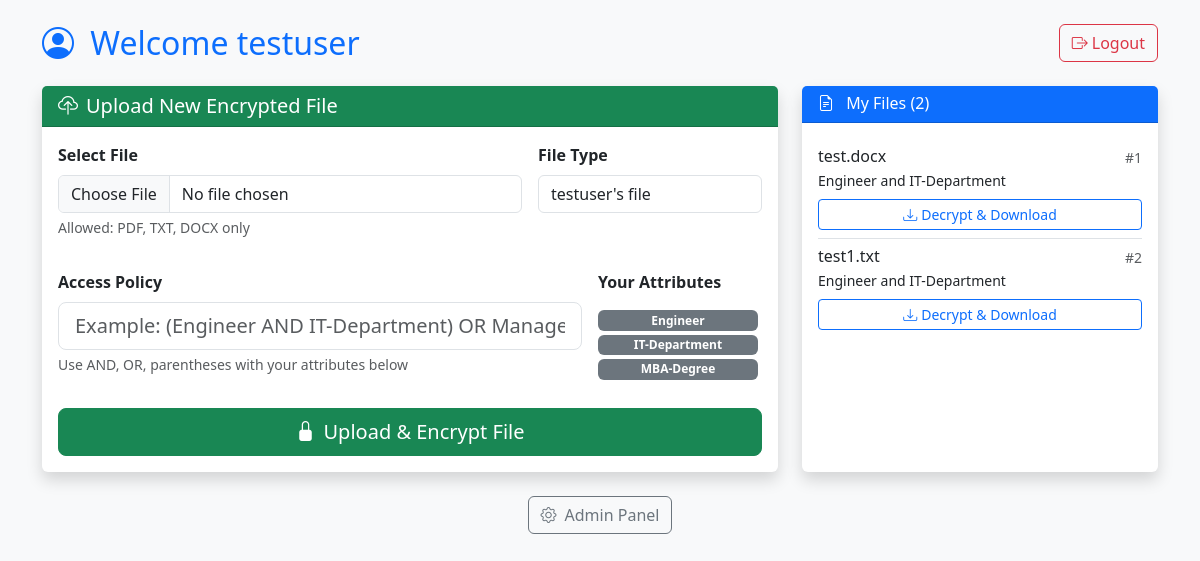
/user (signed in), run on the app's committed database.
### app1.py (models this page shows)
class User(db.Model):
    __tablename__ = "users"
    id = db.Column(db.Integer, primary_key=True)
    username = db.Column(db.String(80), unique=True, nullable=False)
    email = db.Column(db.String(120), unique=True, nullable=False)
    password_hash = db.Column(db.String(255), nullable=False)
    role = db.Column(db.String(20), nullable=False, default="user")  # "admin" or "user"
    attributes = db.relationship("UserAttribute", back_populates="user", cascade="all, delete-orphan")
    files = db.relationship("File", back_populates="owner", cascade="all, delete-orphan")

class Attribute(db.Model):
    __tablename__ = "attributes"
    id = db.Column(db.Integer, primary_key=True)
    name = db.Column(db.String(120), unique=True, nullable=False)  # e.g. "role:Teacher"
    users = db.relationship("UserAttribute", back_populates="attribute", cascade="all, delete-orphan")

class File(db.Model):
    __tablename__ = "files"
    id = db.Column(db.Integer, primary_key=True)
    owner_id = db.Column(db.Integer, db.ForeignKey("users.id"), nullable=False)
    original_name = db.Column(db.String(255), nullable=False)
    stored_name = db.Column(db.String(255), nullable=False)
    policy_text = db.Column(db.Text, nullable=False)
    owner = db.relationship("User", back_populates="files")

### app1.py (the view, shortened to what this page needs)
@app.route("/user", methods=["GET", "POST"])
def user():
    if request.method == "POST" and "username" in request.form and "password" in request.form:
        username = request.form["username"].strip()
        password = request.form["password"]
        user = User.query.filter_by(username=username).first()
        if not user or not check_password_hash(user.password_hash, password):
            flash("Invalid username or password")
            return render_template("login.html")
        session["user_id"] = user.id
        session["username"] = user.username
        flash(f"Welcome {username}!")
        user_attrs = [ua.attribute.name for ua in getattr(user, 'userattribute_associations', user.attributes)]
        files = File.query.all()
        return render_template("user.html", user=user, files=files, user_attrs=user_attrs)
    elif "user_id" in session:
        user = User.query.get(session["user_id"])
        if not user:
            session.clear()
            return render_template("login.html")
        user_attrs = [ua.attribute.name for ua in getattr(user, 'userattribute_associations', user.attributes)]
        files = File.query.all()
        return render_template("user.html", user=user, files=files, user_attrs=user_attrs)
    return render_template("login.html")

### templates/user.html (shortened to what this page needs)
<!doctype html>
<html lang="en">
<head>
    <link href="https://cdn.jsdelivr.net/npm/bootstrap@5.3.2/dist/css/bootstrap.min.css" rel="stylesheet">
    <link href="https://cdn.jsdelivr.net/npm/bootstrap-icons@1.11.0/font/bootstrap-icons.css" rel="stylesheet">
</head>
<body class="bg-light">
<div class="container py-4">
    <div class="d-flex justify-content-between align-items-center mb-4">
        <h2 class="text-primary mb-0">
            <i class="bi bi-person-circle me-2"></i>
            Welcome {{ user.username }}
        </h2>
        <a href="/logout" class="btn btn-outline-danger">
            <i class="bi bi-box-arrow-right me-1"></i>Logout
        </a>
    </div>
    <div class="row g-4">
        <div class="col-lg-8">
            <div class="card shadow border-0 h-100">
                <div class="card-header bg-success text-white">
                    <h5 class="mb-0">
                        <i class="bi bi-cloud-upload me-2"></i>Upload New Encrypted File
                    </h5>
                </div>
                <div class="card-body">
                    <form method="post" enctype="multipart/form-data">
                        <div class="row g-3">
                            <div class="col-md-8">
                                <label class="form-label fw-bold">Select File</label>
                                <input type="file" name="file" class="form-control" accept=".pdf,.txt,.docx" required>
                                <div class="form-text">Allowed: PDF, TXT, DOCX only</div>
                            </div>
                            <div class="col-md-4">
                                <label class="form-label fw-bold">File Type</label>
                                <input type="text" class="form-control" readonly value="{{ user.username }}'s file">
                            </div>
                        </div>
                        <div class="row g-3 mt-3">
                            <div class="col-md-9">
                                <label class="form-label fw-bold">Access Policy</label>
                                <input type="text"
                                       name="policy_text"
                                       class="form-control form-control-lg"
                                       placeholder="Example: ({{ user_attrs[0] if user_attrs else 'Role' }} AND {{ user_attrs[1] if user_attrs|length > 1 else 'Dept' }}) OR Manager"
                                       required>
                                <div class="form-text small">
                                    Use AND, OR, parentheses with your attributes below
                                </div>
                            </div>
                            <div class="col-md-3">
                                <label class="form-label fw-bold">Your Attributes</label>
                                <div class="mt-2">
                                    {% for attr in user_attrs %}
                                    <span class="badge bg-secondary me-1 mb-1 d-block">{{ attr }}</span>
                                    {% endfor %}
                                </div>
                            </div>
                        </div>
                        <div class="mt-4">
                            <button type="submit" class="btn btn-success btn-lg w-100">
                                <i class="bi bi-lock-fill me-2"></i>Upload & Encrypt File
                            </button>
                        </div>
                    </form>
                </div>
            </div>
        </div>
        <div class="col-lg-4">
            <div class="card shadow border-0 h-100">
                <div class="card-header bg-primary text-white">
                    <h6 class="mb-0">
                        <i class="bi bi-file-earmark-text me-2"></i>
                        My Files ({{ files|length }})
                    </h6>
                </div>
                <div class="card-body p-3">
                    {% if files %}
                        <div class="list-group list-group-flush">
                            {% for f in files %}
                            <div class="list-group-item px-0 border-end-0">
                                <div class="d-flex w-100 justify-content-between">
                                    <h6 class="mb-1 text-truncate" style="max-width: 200px;" title="{{ f.original_name }}">
                                        {{ f.original_name }}
                                    </h6>
                                    <small class="text-muted">#{{ f.id }}</small>
                                </div>
                                <p class="mb-2 small text-truncate" style="max-width: 200px;" title="{{ f.policy_text }}">
                                    {{ f.policy_text }}
                                </p>
                                <a href="/download/{{ f.id }}" class="btn btn-outline-primary btn-sm w-100">
                                    <i class="bi bi-download me-1"></i>Decrypt & Download
                                </a>
                            </div>
                            {% endfor %}
                        </div>
                    {% else %}
                        <div class="text-center py-4">
                            <i class="bi bi-file-earmark-x fs-1 text-muted mb-3"></i>
                            <p class="text-muted">No encrypted files yet</p>
                            <small class="text-muted">Upload your first file above</small>
                        </div>
                    {% endif %}
                </div>
            </div>
        </div>
    </div>
    <div class="mt-4 text-center">
        <a href="/admin" class="btn btn-outline-secondary">
            <i class="bi bi-gear me-2"></i>Admin Panel
        </a>
    </div>
</div>
</body>
</html>

### data on the page
User: username "testuser", username "testuser's file"
Attribute: policy_text "Example: (Engineer AND IT-Department) OR Manager", name "Engineer"
Attribute: name "IT-Department"
Attribute: name "MBA-Degree"
File: original_name "test.docx", id "1", policy_text "Engineer and IT-Department"
File: original_name "test1.txt", id "2", policy_text "Engineer and IT-Department"

### other printed values
{{ files|length }} "2"
